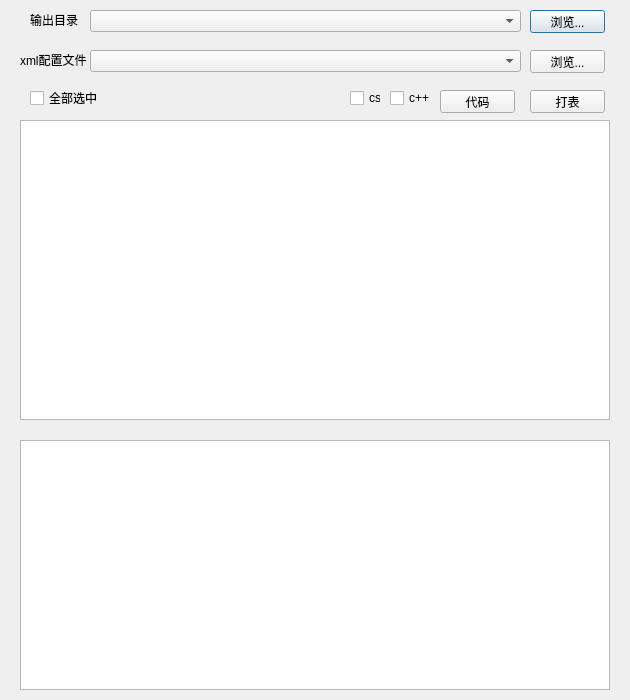
<?xml version="1.0" encoding="UTF-8"?>
<ui version="4.0">
 <class>Dialog</class>
 <widget class="QDialog" name="Dialog">
  <property name="geometry">
   <rect>
    <x>0</x>
    <y>0</y>
    <width>630</width>
    <height>700</height>
   </rect>
  </property>
  <property name="windowTitle">
   <string>Dialog</string>
  </property>
  <widget class="QLabel" name="label">
   <property name="geometry">
    <rect>
     <x>30</x>
     <y>14</y>
     <width>54</width>
     <height>12</height>
    </rect>
   </property>
   <property name="text">
    <string>输出目录</string>
   </property>
  </widget>
  <widget class="QComboBox" name="comboBoxOutput">
   <property name="geometry">
    <rect>
     <x>90</x>
     <y>10</y>
     <width>431</width>
     <height>22</height>
    </rect>
   </property>
  </widget>
  <widget class="QPushButton" name="pushButtonOutput">
   <property name="geometry">
    <rect>
     <x>530</x>
     <y>10</y>
     <width>75</width>
     <height>23</height>
    </rect>
   </property>
   <property name="text">
    <string>浏览...</string>
   </property>
  </widget>
  <widget class="QLabel" name="label_2">
   <property name="geometry">
    <rect>
     <x>20</x>
     <y>54</y>
     <width>70</width>
     <height>12</height>
    </rect>
   </property>
   <property name="text">
    <string>xml配置文件</string>
   </property>
  </widget>
  <widget class="QComboBox" name="comboBoxOutputXml">
   <property name="geometry">
    <rect>
     <x>90</x>
     <y>50</y>
     <width>431</width>
     <height>22</height>
    </rect>
   </property>
  </widget>
  <widget class="QPushButton" name="pushButtonOutputXml">
   <property name="geometry">
    <rect>
     <x>530</x>
     <y>50</y>
     <width>75</width>
     <height>23</height>
    </rect>
   </property>
   <property name="text">
    <string>浏览...</string>
   </property>
  </widget>
  <widget class="QPushButton" name="pushButtonStart">
   <property name="geometry">
    <rect>
     <x>530</x>
     <y>90</y>
     <width>75</width>
     <height>23</height>
    </rect>
   </property>
   <property name="text">
    <string>打表</string>
   </property>
  </widget>
  <widget class="QTextEdit" name="m_outTextEdit">
   <property name="geometry">
    <rect>
     <x>20</x>
     <y>440</y>
     <width>590</width>
     <height>250</height>
    </rect>
   </property>
   <property name="readOnly">
    <bool>true</bool>
   </property>
  </widget>
  <widget class="QListWidget" name="TableListWidget">
   <property name="geometry">
    <rect>
     <x>20</x>
     <y>120</y>
     <width>590</width>
     <height>300</height>
    </rect>
   </property>
  </widget>
  <widget class="QCheckBox" name="checkBox">
   <property name="geometry">
    <rect>
     <x>30</x>
     <y>90</y>
     <width>71</width>
     <height>16</height>
    </rect>
   </property>
   <property name="text">
    <string>全部选中</string>
   </property>
  </widget>
  <widget class="QCheckBox" name="m_csCheckBox">
   <property name="geometry">
    <rect>
     <x>350</x>
     <y>90</y>
     <width>31</width>
     <height>16</height>
    </rect>
   </property>
   <property name="text">
    <string>cs</string>
   </property>
  </widget>
  <widget class="QCheckBox" name="m_cppCheckBox">
   <property name="geometry">
    <rect>
     <x>390</x>
     <y>90</y>
     <width>41</width>
     <height>16</height>
    </rect>
   </property>
   <property name="text">
    <string>c++</string>
   </property>
  </widget>
  <widget class="QPushButton" name="m_codePushButton">
   <property name="geometry">
    <rect>
     <x>440</x>
     <y>90</y>
     <width>75</width>
     <height>23</height>
    </rect>
   </property>
   <property name="text">
    <string>代码</string>
   </property>
  </widget>
 </widget>
 <resources/>
 <connections/>
</ui>
